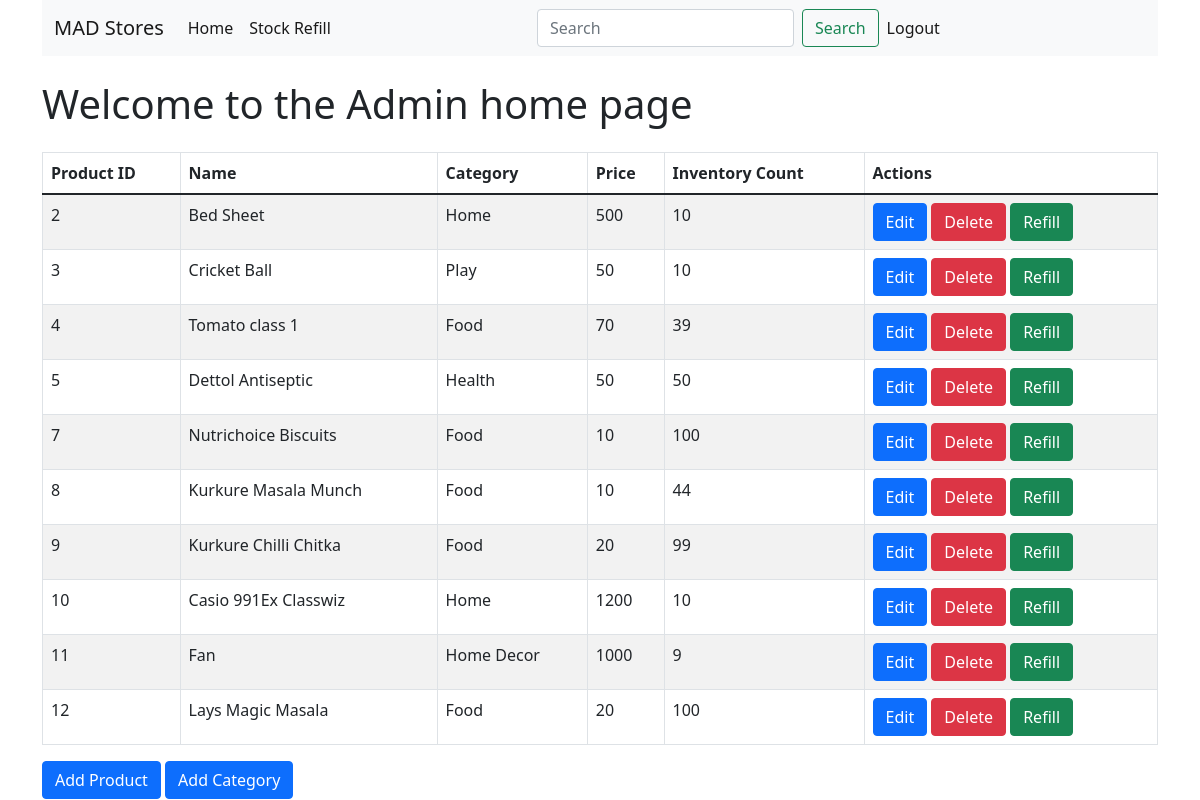
Page /admin/home (signed in) on the committed database.
### models.py (models this page shows)
class Products(db.Model):
    product_id=db.Column(db.Integer,primary_key=True)
    product_name=db.Column(db.String(50),nullable=False)
    product_price=db.Column(db.Integer,nullable=False)
    inventory_count=db.Column(db.Integer,nullable=False)
    image_url=db.Column(db.String(100),nullable=False)
    category=db.Column(db.String(50),nullable=False)

### app.py (the view)
@app.route('/admin/home',methods=['GET','POST'])
def admin_home():
    products=Products.query.all()
    if "admin" in session:
        return render_template('admin_home.html',products=products)
    return redirect("/admin/login")

### templates/admin_home.html (shortened to what this page needs)
<!DOCTYPE html>
<html lang="en">
<head>
    <link href="https://cdn.jsdelivr.net/npm/bootstrap@5.1.3/dist/css/bootstrap.min.css" rel="stylesheet">
</head>
<body>
    <div class="container">
        <nav class="navbar navbar-expand-lg navbar-light bg-light">
            <div class="container-fluid">
                <a class="navbar-brand" href="#">MAD Stores</a>
                <ul class="navbar-nav me-auto mb-2 mb-lg-0">
                    <li class="nav-item">
                        <a class="nav-link active" aria-current="page" href="#">Home</a>
                    </li>
                    <li class="nav-item">
                        <a class="nav-link active" aria-current="page" href="#">Stock Refill</a>
                    </li>
                </ul>
                <form class="d-flex">
                    <input class="form-control me-2" type="search" placeholder="Search" aria-label="Search">
                    <button class="btn btn-outline-success" type="submit">Search</button>
                </form>
                <ul class="navbar-nav me-auto mb-2 mb-lg-0">
                    <li class="nav-item">
                        <a class="nav-link active" aria-current="page" href="/admin/logout">Logout</a>
                    </li>
                </ul>
            </div>
        </nav>
        <h1 class="mt-4">Welcome to the Admin home page</h1>
        <table class="table table-striped table-bordered mt-4">
            <thead>
                <tr>
                    <th>Product ID</th>
                    <th>Name</th>
                    <th>Category</th>
                    <th>Price</th>
                    <th>Inventory Count</th>
                    <th>Actions</th>
                </tr>
            </thead>
            <tbody>
                {% for product in products %}
                <tr>
                    <td>{{ product.product_id }}</td>
                    <td>{{ product.product_name }}</td>
                    <td>{{ product.category }}</td>
                    <td>{{ product.product_price }}</td>
                    <td>{{ product.inventory_count }}</td>
                    <td>
                        <a href="/admin/edit_product/{{ product.product_id }}" class="btn btn-primary">Edit</a>
                        <a href="/admin/delete_product/{{ product.product_id }}" class="btn btn-danger">Delete</a>
                        <a href="/admin/refill/{{ product.product_id }}" class="btn btn-success">Refill</a>
                    </td>
                </tr>
                {% endfor %}
            </tbody>
        </table>
        <a href="/admin/add_product" class="btn btn-primary">Add Product</a>
        <a href="/admin/add_category" class="btn btn-primary">Add Category</a>
    </div>
</body>
</html>

### rows in the picture
Products: product_id "2", product_name "Bed Sheet", category "Home", product_price "500", inventory_count "10"
Products: product_id "3", product_name "Cricket Ball", category "Play", product_price "50", inventory_count "10"
Products: product_id "4", product_name "Tomato class 1", category "Food", product_price "70", inventory_count "39"
Products: product_id "5", product_name "Dettol Antiseptic", category "Health", product_price "50", inventory_count "50"
Products: product_id "7", product_name "Nutrichoice Biscuits", category "Food", product_price "10", inventory_count "100"
Products: product_id "8", product_name "Kurkure Masala Munch", category "Food", product_price "10", inventory_count "44"
Products: product_id "9", product_name "Kurkure Chilli Chitka", category "Food", product_price "20", inventory_count "99"
Products: product_id "10", product_name "Casio 991Ex Classwiz", category "Home", product_price "1200", inventory_count "10"
Products: product_id "11", product_name "Fan", category "Home Decor", product_price "1000", inventory_count "9"
Products: product_id "12", product_name "Lays Magic Masala", category "Food", product_price "20", inventory_count "100"
